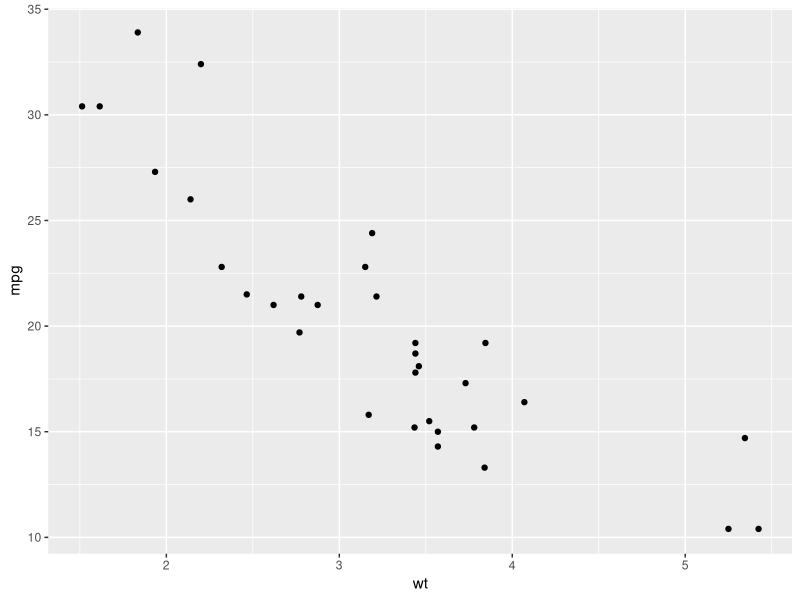
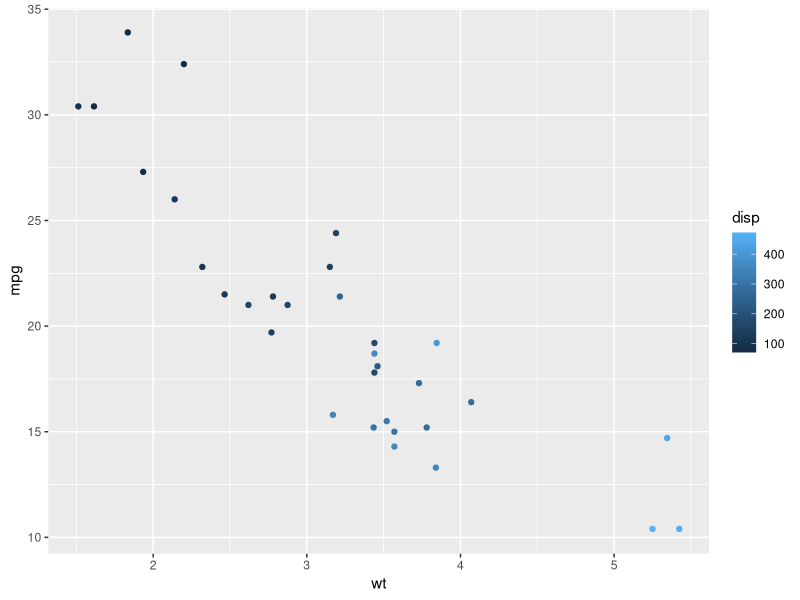
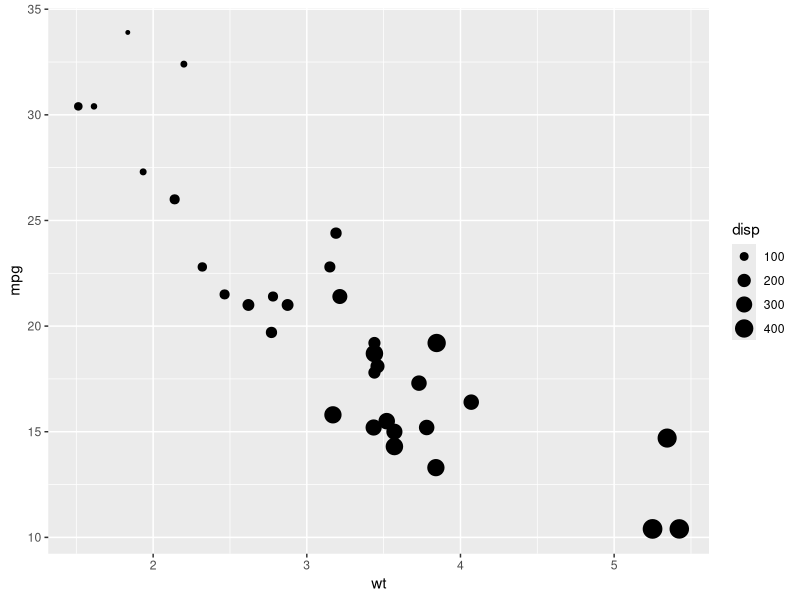
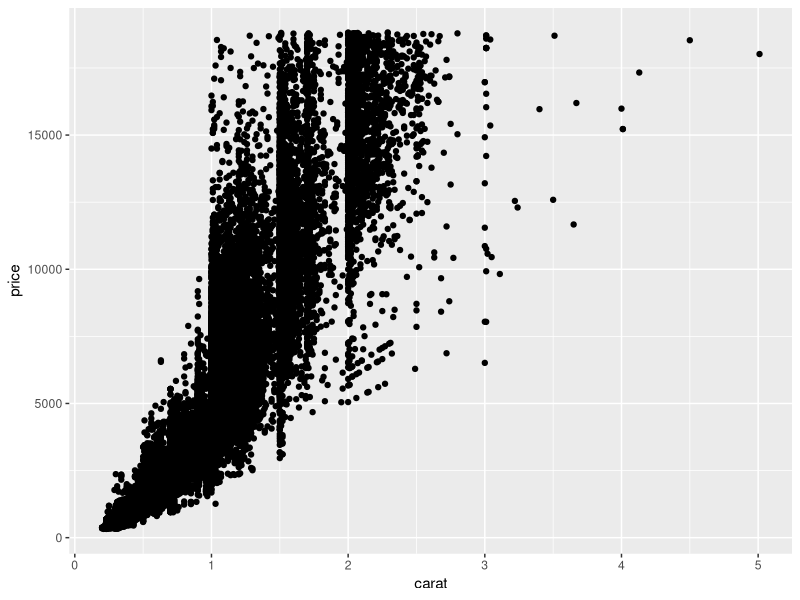
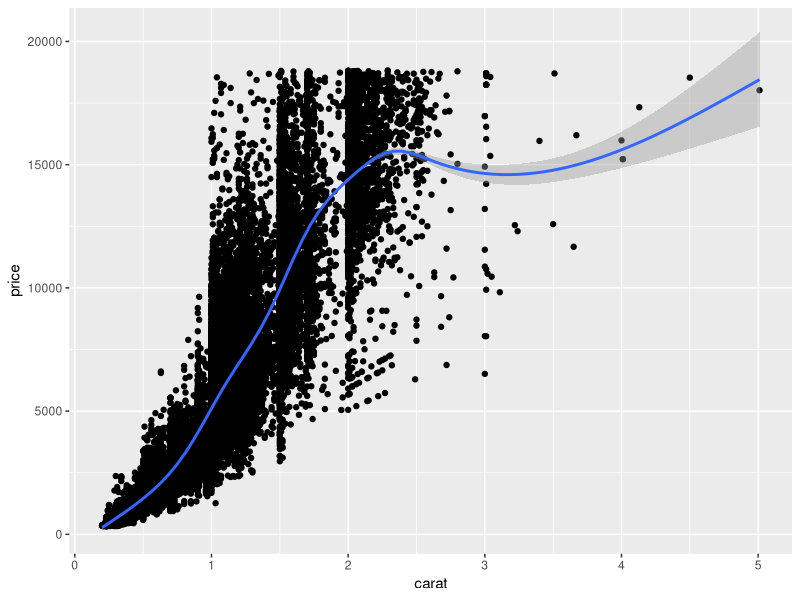
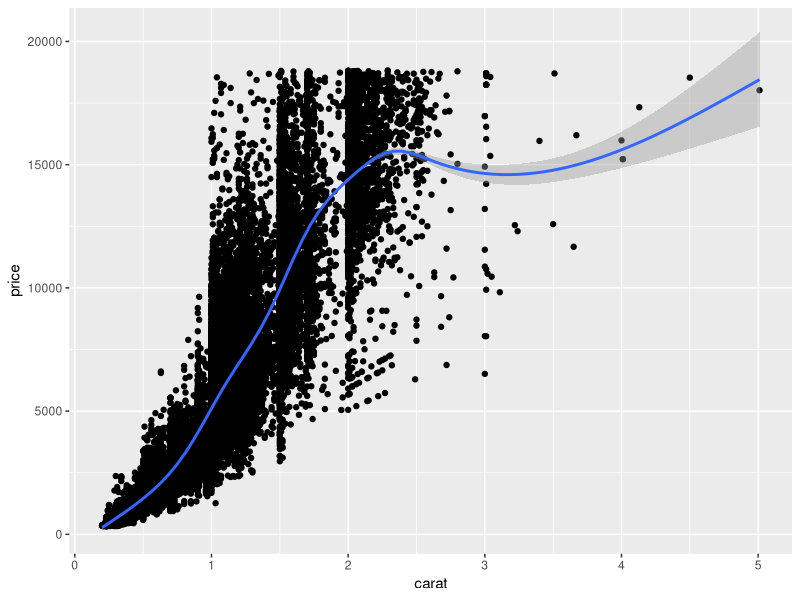
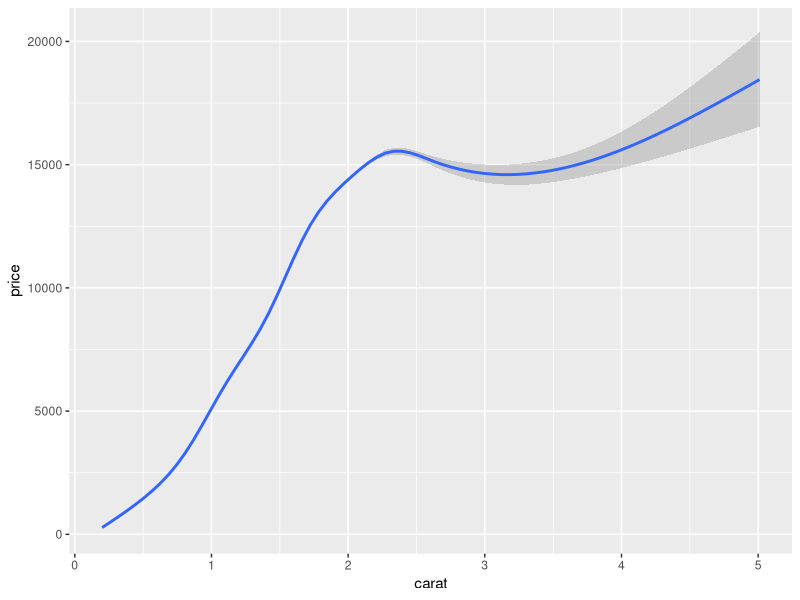
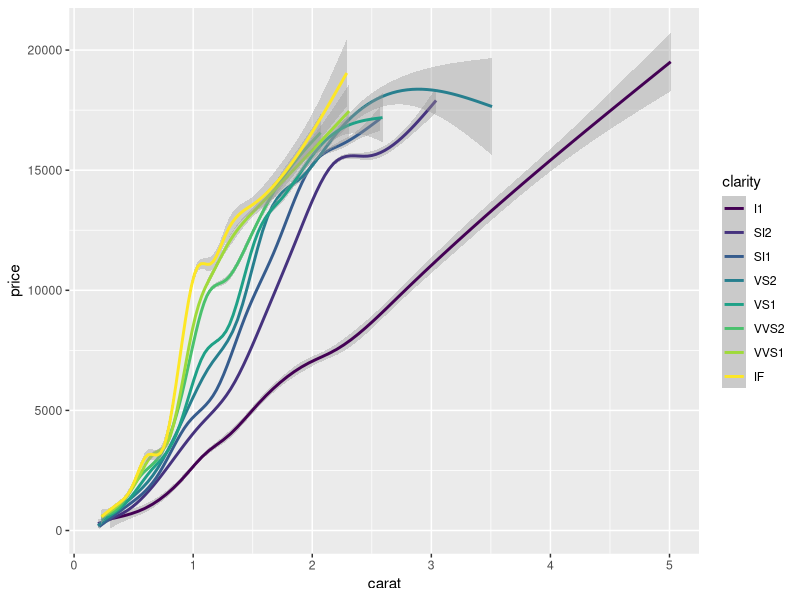

Write the R code that produced these figures, in order. (Note: this script raises an error after producing the figures.)
# Data visualization using GGPLOT 2
# https://campus.datacamp.com/courses/data-visualization-with-ggplot2-1/

packages = c("ggplot2","tidyverse","RColorBrewer")

package.check <- lapply(packages, FUN = function(pkg) {
  if (!require(pkg, character.only = TRUE)) {
    install.packages(pkg, dependencies = TRUE)
    library(pkg, character.only = TRUE)
  }
})


# A scatter plot has been made for you
ggplot(mtcars, aes(x = wt, y = mpg)) +
  geom_point()

# Replace ___ with the correct column
ggplot(mtcars, aes(x = wt, y = mpg, color = disp)) +
  geom_point()

# Replace ___ with the correct column
ggplot(mtcars, aes(x = wt, y = mpg, size = disp)) +
  geom_point()

# Explore the diamonds data frame with str()
str(diamonds)

# Add geom_point() with +
ggplot(diamonds, aes(x = carat, y = price)) +
  geom_point()


# Add geom_point() and geom_smooth() with +
ggplot(diamonds, aes(x = carat, y = price)) +
  geom_point() +
  geom_smooth() # adds a prediction line

# 1 - The plot you created in the previous exercise
ggplot(diamonds, aes(x = carat, y = price)) +
  geom_point() +
  geom_smooth()

# 2 - Copy the above command but show only the smooth line
ggplot(diamonds, aes(x = carat, y = price)) +
  geom_smooth()


# 3 - Copy the above command and assign the correct value to col in aes()
ggplot(diamonds, aes(x = carat, y = price, color=clarity)) +
  geom_smooth()


# 4 - Keep the color settings from previous command. Plot only the points with argument alpha.
ggplot(diamonds, aes(x = carat, y = price, color=clarity)) +
  geom_point(alpha=0.4) # 0.4 makes the points 40 % transparent

# Create the object containing the data and aes layers: dia_plot
#___ <- ggplot(___, aes(x = ___, y = ___)

dia_plot <- ggplot(diamonds, aes(x=carat,y=price))
# Add a geom layer with + and geom_point()
dia_plot +
  geom_point()

# Add the same geom layer, but with aes() inside

dia_plot +
  geom_point(aes(color=clarity))

# 1 - The dia_plot object has been created for you
dia_plot <- ggplot(diamonds, aes(x = carat, y = price))

# 2 - Expand dia_plot by adding geom_point() with alpha set to 0.2
dia_plot <- dia_plot + geom_point(alpha=0.2)

# 3 - Plot dia_plot with additional geom_smooth() with se set to FALSE
dia_plot + geom_smooth(se=FALSE) #You don't want any error shading, which can be achieved by setting the se = FALSE

# 4 - Copy the command from above and add aes() with the correct mapping to geom_smooth()
dia_plot + geom_smooth(se=FALSE,aes(col=clarity))

#### comparision with base package 
# Plot the correct variables of mtcars
plot(mtcars$wt, mtcars$mpg, col = mtcars$cyl)

# Change cyl inside mtcars to a factor
mtcars$fcyl <- as.factor(mtcars$cyl)

# Make the same plot as in the first instruction
plot(mtcars$wt, mtcars$mpg, col = mtcars$fcyl)

# Use lm() to calculate a linear model and save it as carModel
carModel <- lm(mpg ~ wt, data = mtcars)

# Basic plot
mtcars$cyl <- as.factor(mtcars$cyl)
plot(mtcars$wt, mtcars$mpg, col = mtcars$cyl)

# Call abline() with carModel as first argument and set lty to 2
abline(carModel, lty = 2)

# Plot each subset efficiently with lapply
# You don't have to edit this code
plot(mtcars$wt, mtcars$mpg, col = mtcars$cyl)
lapply(mtcars$cyl, function(x) {
  abline(lm(mpg ~ wt, mtcars, subset = (cyl == x)), col = x)
})

# This code will draw the legend of the plot
# You don't have to edit this code
legend(x = 5, y = 33, legend = levels(mtcars$cyl),
       col = 1:3, pch = 1, bty = "n")

# Convert cyl to factor (don't need to change)
mtcars$cyl <- as.factor(mtcars$cyl)

# Example from base R (don't need to change)
plot(mtcars$wt, mtcars$mpg, col = mtcars$cyl)
abline(lm(mpg ~ wt, data = mtcars), lty = 2)
lapply(mtcars$cyl, function(x) {
  abline(lm(mpg ~ wt, mtcars, subset = (cyl == x)), col = x)
})
legend(x = 5, y = 33, legend = levels(mtcars$cyl),
       col = 1:3, pch = 1, bty = "n")

# Plot 1: add geom_point() to this command to create a scatter plot
ggplot(mtcars, aes(x = wt, y = mpg, col = cyl)) +
  geom_point() # Fill in using instructions Plot 1

# Plot 2: include the lines of the linear models, per cyl
ggplot(mtcars, aes(x = wt, y = mpg, col = cyl)) +
  geom_point() + # Copy from Plot 1
  geom_smooth(method="lm",se=FALSE)  # Fill in using instructions Plot 2

# Plot 3: include a lm for the entire dataset in its whole
ggplot(mtcars, aes(x = wt, y = mpg, col = cyl)) +
  geom_point() + # Copy from Plot 1
  geom_smooth(method="lm",se=FALSE) + # Copy from Plot 2
  geom_smooth(method="lm",se=FALSE,linetype=2,aes(group=3)) #linetype 2 means dash , group=1 tells ggplot2 to draw a single line 




### from grouping help ;

# Multiple groups with one aesthetic
h <- ggplot(nlme::Oxboys, aes(age, height))
# A single line tries to connect all the observations
h + geom_line()

# The group aesthetic maps a different line for each subject
h + geom_line(aes(group = Subject))

# Different groups on different layers
h <- h + geom_line(aes(group = Subject))
# Using the group aesthetic with both geom_line() and geom_smooth()
# groups the data the same way for both layers
h + geom_smooth(aes(group = Subject), method = "lm", se = FALSE)
# Changing the group aesthetic for the smoother layer
# fits a single line of best fit across all boys
h + geom_smooth(aes(group =1), size = 2, method = "lm", se = FALSE)


########

#gather() rearranges the data frame by specifying the columns that are categorical variables with a - notation. Complete the command. Notice that only one variable is categorical in iris.
#separate() splits up the new key column, which contains the former headers, according to .. The new column names "Part" and "Measure" are given in a character vector. Don't forget the quotes.

iris.tidy <- iris %>%
  select (-Flower) %>%
  gather(key, Value, -Species) %>%
  separate(key, c("Part", "Measure"), "\\.")




# Consider the structure of iris, iris.wide and iris.tidy (in that order)
str(iris)
str(iris.wide)
str(iris.tidy)

which(is.na(iris.tidy), arr.ind=TRUE)



# Think about which dataset you would use to get the plot shown right
# Fill in the ___ to produce the plot given to the right
ggplot(iris.tidy, aes(x = Species, y =Value, col = Measure)) +
  geom_jitter() +
  facet_grid(. ~ Measure) 


iris$Flower <- 1:nrow(iris)

# Fill in the ___ to produce to the correct iris.wide dataset
iris.wide <- iris %>%
  gather(key, value, -Flower, -Species) %>%
  separate(key, c("Part", "Measure"), "\\.") %>%
  spread(Measure, value) 
#The last step is to use spread() to distribute the new Measure column and associated value column into two columns.


iris %>%
  gather(key, value, -Flower, -Species) %>% 
  filter (Flower == 1) %>%
  separate(key, c("Part", "Measure"), "\\.")%>%
  spread(Measure, value) 


ggplot(iris.wide, aes(x = Length, y = Width, color = Part)) +
  geom_jitter() +
  facet_grid(. ~Species)


##### cyl is converted in factor 

# 1 - Map mpg to x and cyl to y
ggplot(mtcars, aes(x=mpg, y=cyl)) +
  geom_point()

# 2 - Reverse: Map cyl to x and mpg to y
ggplot(mtcars, aes(x=cyl, y=mpg)) +
  geom_point()

# 3 - Map wt to x, mpg to y and cyl to col
ggplot(mtcars, aes(x=wt,y=mpg, col=cyl)) +
  geom_point()

# 4 - Change shape and size of the points in the above plot
ggplot(mtcars, aes(x=wt,y=mpg, col=cyl)) +
  geom_point(shape=1,size=4)

# am and cyl are factors, wt is numeric
class(mtcars$am)
class(mtcars$cyl)
class(mtcars$wt)

# From the previous exercise
ggplot(mtcars, aes(x = wt, y = mpg, col = cyl)) +
  geom_point(shape = 1, size = 4)

# in this am,cyl are factors, also shape=21(circle with an outline) lets you choose fill and color
# 1 - Map cyl to fill
ggplot(mtcars, aes(x = wt, y = mpg,fill=cyl)) +
  geom_point(shape = 1, size = 4) # notice that fill doesnt work here, since shape=1 only has color atribute 


# 2 - Change shape and alpha of the points in the above plot
ggplot(mtcars, aes(x = wt, y = mpg,fill=cyl)) +
  geom_point(shape = 21, size = 4,alpha=0.6)


mtcars$am <- factor(mtcars$am)

# 3 - Map am to col in the above plot
ggplot(mtcars, aes(x = wt, y = mpg,fill=cyl,col=am)) +
  geom_point(shape = 21, size = 4,alpha=0.6)


# Define a hexadecimal color
my_color <- "#4ABEFF"

# 1 - First scatter plot, with col aesthetic:
ggplot(mtcars,aes(x=wt,y=mpg,col=cyl)) +
  geom_point()


# 2 - Plot 1, but set col attributes in geom layer:
ggplot(mtcars,aes(x=wt,y=mpg,col=cyl)) +
  geom_point(col=my_color)


# 3 - Plot 2, with fill instead of col aesthetic, plut shape and size attributes in geom layer.
ggplot(mtcars,aes(x=wt,y=mpg,fill=cyl)) +
  geom_point(size=10,shape=23,col=my_color)

mtcars$cyl <- factor(mtcars$cyl)
ggplot(mtcars, aes(x = wt, y = mpg, fill = cyl)) +
  geom_point(alpha=0.5)

# Expand to draw points with alpha 0.5
mtcars$cyl <- factor(mtcars$cyl)
ggplot(mtcars, aes(x = wt, y = mpg, fill = cyl)) +
  geom_point(alpha=0.5)


# Expand to draw points with shape 24 and color yellow
ggplot(mtcars, aes(x = wt, y = mpg, fill = cyl)) +
  geom_point(shape=24,color="yellow")


# Expand to draw text with label rownames(mtcars) and color red
ggplot(mtcars, aes(x = wt, y = mpg, fill = cyl)) +
  geom_text(label=rownames(mtcars),color="red")


ggplot(mtcars, aes(x = wt, y = mpg, col = cyl,label=qsec)) +
  geom_text()

##########
##
##
#########

cyl.am <- ggplot(mtcars, aes(x = factor(cyl), fill = factor(am))) 

# The base layer, cyl.am, is available for you
# Add geom (position = "stack" by default)
cyl.am + geom_bar()

# Fill - show proportion
cyl.am + 
  geom_bar(position = "fill")  

# Dodging - principles of similarity and proximity
cyl.am +
  geom_bar(position = "dodge") 

# Clean up the axes with scale_ functions
val = c("#E41A1C", "#377EB8")
lab = c("Manual", "Automatic")
cyl.am +
  geom_bar(position = "dodge") +
  scale_x_discrete("Cylinders") + 
  scale_y_continuous("Number") +
  scale_fill_manual("Transmission", 
                    values = val,
                    labels = lab) 
############################################
# aesthetics best practices 

# Basic scatter plot: wt on x-axis and mpg on y-axis; map cyl to col
ggplot(mtcars, aes(x=wt,y=mpg,col=cyl))+
  geom_point(size=4)


# Hollow circles - an improvement
ggplot(mtcars, aes(x=wt,y=mpg,col=cyl))+
  geom_point(size=4,shape=1)


# Add transparency - very nice
ggplot(mtcars, aes(x=wt,y=mpg,col=cyl))+
  geom_point(size=4,alpha=0.6)

# Scatter plot: carat (x), price (y), clarity (color)
ggplot(diamonds,aes(x=carat,y=price,color=clarity)) +
  geom_point()


# Adjust for overplotting
ggplot(diamonds,aes(x=carat,y=price,color=clarity)) +
  geom_point(alpha=0.5)

# Scatter plot: clarity (x), carat (y), price (color)
ggplot(diamonds,aes(x=clarity,y=carat,color=price)) +
  geom_point(alpha=0.5)


# Dot plot with jittering
ggplot(diamonds,aes(x=clarity,y=carat,color=price)) +
  geom_point(alpha=0.5,position="jitter")


#####################################################################
# scatter plots 

# Shown in the viewer:
ggplot(mtcars, aes(x = cyl, y = wt)) +
  geom_point()

# Solutions:
# 1 - With geom_jitter()
ggplot(mtcars, aes(x = cyl, y = wt)) +
  geom_jitter()

# 2 - Set width in geom_jitter()
ggplot(mtcars, aes(x = cyl, y = wt)) +
  geom_jitter(width=0.1)

# 3 - Set position = position_jitter() in geom_point() ()
ggplot(mtcars, aes(x = cyl, y = wt)) +
  geom_point(position=position_jitter(0.1))


## new vocab dataset 
# Examine the structure of Vocab
str(Vocab)

# Basic scatter plot of vocabulary (y) against education (x). Use geom_point()
ggplot(Vocab,aes(x=education,y=vocabulary)) +
  geom_point()


# Use geom_jitter() instead of geom_point()
ggplot(Vocab,aes(x=education,y=vocabulary)) +
  geom_jitter()


# Using the above plotting command, set alpha to a very low 0.2
ggplot(Vocab,aes(x=education,y=vocabulary)) +
  geom_jitter(alpha=0.2)


# Using the above plotting command, set the shape to 1
ggplot(Vocab,aes(x=education,y=vocabulary)) +
  geom_jitter(alpha=0.2,shape=1)


##### bar plots 
# 1 - Make a univariate histogram
ggplot(mtcars, aes(x = mpg)) +
  geom_histogram()

# 2 - Plot 1, plus set binwidth to 1 in the geom layer
ggplot(mtcars, aes(x = mpg)) +
  geom_histogram(binwidth=1)


# 3 - Plot 2, plus MAP ..density.. to the y aesthetic (i.e. in a second aes() function)
ggplot(mtcars, aes(x = mpg)) +
  geom_histogram(binwidth=1,aes(y=..density..))


# 4 - plot 3, plus SET the fill attribute to "#377EB8"
ggplot(mtcars, aes(x = mpg)) +
  geom_histogram(binwidth=1,aes(y=..density..),fill="#377EB8")


# Draw a bar plot of cyl, filled according to am
ggplot(mtcars, aes(x = cyl, fill = am)) +
  geom_bar()

# Change the position argument to stack
ggplot(mtcars, aes(x = cyl, fill = am)) +
  geom_bar(position="stack") # defaut position is stack, thats why this plot is similiar to the previous plot


# Change the position argument to fill
ggplot(mtcars, aes(x = cyl, fill = am)) +
  geom_bar(position="fill") #proportions 




# Change the position argument to dodge
ggplot(mtcars, aes(x = cyl, fill = am)) +
  geom_bar(position="dodge") # side by side 

## exercise :Overlapping bar plots
# 1 - The last plot form the previous exercise
ggplot(mtcars, aes(x = cyl, fill = am)) +
  geom_bar(position = "dodge")

# 2 - Define posn_d with position_dodge()
posn_d <- position_dodge(width=0.2)

# 3 - Change the position argument to posn_d
ggplot(mtcars, aes(x = cyl, fill = am)) +
  geom_bar(position = posn_d)


# 4 - Use posn_d as position and adjust alpha to 0.6
ggplot(mtcars, aes(x = cyl, fill = am)) +
  geom_bar(position = posn_d,alpha=0.6)

## exercise : Overlapping histograms

# A basic histogram, add coloring defined by cyl
ggplot(mtcars, aes(mpg,fill=cyl)) +
  geom_histogram(binwidth = 1)

# Change position to identity
ggplot(mtcars, aes(mpg,fill=cyl)) +
  geom_histogram(binwidth = 1,position="identity")


# Change geom to freqpoly (position is identity by default)

ggplot(mtcars, aes(mpg,col=cyl)) +
  geom_freqpoly(binwidth = 1)

## exercise : Bar plots with color ramp, part 1

??brewer.pal


#Notice how you can set the color palette used to fill the bars with scale_fill_brewer(). For a full list of possible color sets, have a look at ?brewer.pal.
ggplot(mtcars, aes(x = cyl, fill = am)) +
  geom_bar() +
  scale_fill_brewer(palette = "Set3")

# Use str() on Vocab to check out the structure
str(Vocab)


# Plot education on x and vocabulary on fill
# Use the default brewed color palette
ggplot(Vocab,aes(x=education,fill=vocabulary)) +
  geom_bar(position="fill")+
  scale_fill_brewer()

## exercise : Bar plots with color ramp, part2

new_col <- colorRampPalette(c("#FFFFFF", "#0000FF"))
new_col(4) # the newly extrapolated colours
munsell::plot_hex(new_col(6)) # Quick and dirty plot


# Final plot of last exercise
ggplot(Vocab, aes(x = education, fill = vocabulary)) +
  geom_bar(position = "fill") +
  scale_fill_brewer()

# Definition of a set of blue colors
blues <- brewer.pal(9, "Blues") # from the RColorBrewer package


# 1 - Make a color range using colorRampPalette() and the set of blues
blue_range <- colorRampPalette(blues)


# 2 - Use blue_range to adjust the color of the bars, use scale_fill_manual()
ggplot(Vocab, aes(x = education, fill = vocabulary)) +
  geom_bar(position = "fill") +
  scale_fill_manual(values=blue_range(11))

##### exercise:Overlapping histograms (2)

# Print out head of economics
head(economics)

# Plot unemploy as a function of date using a line plot
ggplot(economics, aes(x=date,y=unemploy)) +
  geom_line()


# Adjust plot to represent the fraction of total population that is unemployed
ggplot(economics, aes(x=date,y=unemploy/pop)) +
  geom_line()

##### Exercise: Periods of recession (need recess df)

# Basic line plot
ggplot(economics, aes(x = date, y = unemploy/pop)) +
  geom_line()

# Expand the following command with geom_rect() to draw the recess periods
ggplot(economics, aes(x = date, y = unemploy/pop)) +
  geom_rect(data = recess,
            aes(xmin = begin, xmax = end, ymin = -Inf, ymax = Inf),
            inherit.aes = FALSE, fill = "red", alpha = 0.2) +
  geom_line()

###### Exercise :Multiple time series, part 1


# Check the structure as a starting point
str(fish.species)

# Use gather to go from fish.species to fish.tidy
fish.tidy <- gather(fish.species,Species, Capture,-Year)
# Recreate the plot shown on the right
ggplot(fish.tidy, aes(x = Year, y = Capture,col=Species)) +
  geom_line()

###### Exercice: Qplot 
# The old way (shown)
plot(mpg ~ wt, data = mtcars) # formula notation
with(mtcars, plot(wt, mpg)) # x, y notation

# Using ggplot:
ggplot(mtcars, aes(wt,mpg)) +
  geom_point()

# Using qplot:
qplot(wt, mpg, data = mtcars)

# basic qplot scatter plot:
qplot(wt, mpg, data = mtcars)

# Categorical variable mapped onto size:
# cyl
qplot(wt, mpg, data = mtcars, size = factor(cyl))

# gear
qplot(wt, mpg, data = mtcars, size = gear)


# Continuous variable mapped onto col:
# hp
qplot(wt, mpg, data = mtcars, col = hp)

# qsec
qplot(wt, mpg, data = mtcars, col = qsec)

###### exercise : using geoms in qplot part1

# qplot() with x only
qplot(x=factor(cyl),data=mtcars)

# qplot() with x and y
qplot(x=factor(cyl),y=factor(vs),data=mtcars)


# qplot() with geom set to jitter manually 
qplot(x=factor(cyl),y=factor(vs),data=mtcars,geom="jitter")


###### Exercise part 2

# cyl and am are factors, wt is numeric
class(mtcars$cyl)
class(mtcars$am)
class(mtcars$wt)

# "Basic" dot plot, with geom_point():
ggplot(mtcars, aes(cyl, wt, col = am)) +
  geom_point(position = position_jitter(0.2, 0))

# 1 - "True" dot plot, with geom_dotplot():
ggplot(mtcars, aes(cyl, wt, fill = am)) +
  geom_dotplot(binaxis = "y", stackdir = "center")

# 2 - qplot with geom "dotplot", binaxis = "y" and stackdir = "center"
#You can use either geom_point() or geom_dotplot() to draw dotplots, but the latter is preferred for clarity of code.
qplot(
  cyl, wt,
  data = mtcars,
  fill = am,
  geom = "dotplot",
  binaxis = "y",
  stackdir = "center"
)

# ChickWeight is available in your workspace
# 1 - Check out the head of ChickWeight
head(ChickWeight)


# 2 - Basic line plot
ggplot(ChickWeight, aes(x = Time, y = weight)) +
  geom_line(aes(group = Chick))

# 3 - Take plot 2, map Diet onto col.
ggplot(ChickWeight, aes(x = Time, y = weight,col=Diet)) +
  geom_line(aes(group = Chick))


# 4 - Take plot 3, add geom_smooth()
ggplot(ChickWeight, aes(x = Time, y = weight,col=Diet)) +
  geom_line(aes(group = Chick),alpha=0.3) +
  geom_smooth(se=FALSE,size=2)


#### WRAP UP
# titanic is avaliable in your workspace
# 1 - Check the structure of titanic
str(titanic)

# 2 - Use ggplot() for the first instruction
ggplot(titanic, aes(x = Pclass, fill = Sex)) +
  geom_bar(position = "dodge")

# 3 - Plot 2, add facet_grid() layer
ggplot(titanic, aes(x = Pclass, fill = Sex)) +
  geom_bar(position = "dodge") +
  facet_grid(. ~Survived)

# 4 - Define an object for position jitterdodge, to use below
posn.jd <- position_jitterdodge(0.5, 0, 0.6)

# 5 - Plot 3, but use the position object from instruction 4
ggplot(titanic, aes(x = Pclass,y=Age, col = Sex)) +
  geom_point(size=3,alpha=0.5,position = posn.jd) +
  facet_grid(.~Survived)



?facet_wrap
